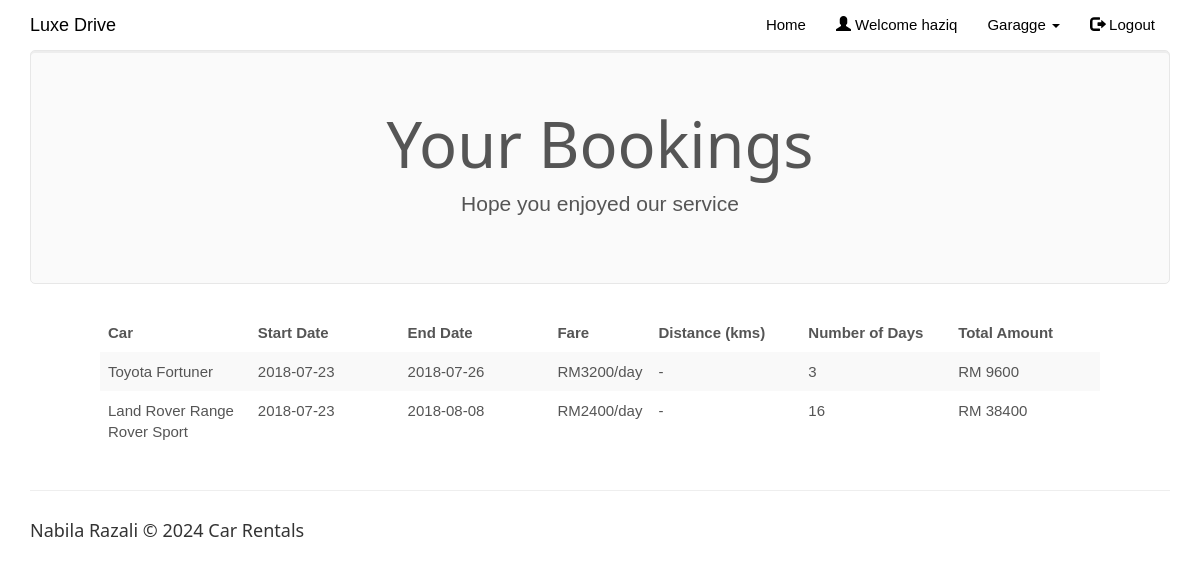
The page /mybookings.php (signed in) on the database its author committed.
### tables this page shows
CREATE TABLE `rentedcars` (
  `id` int NOT NULL,
  `customer_username` varchar(50) NOT NULL,
  `car_id` int NOT NULL,
  `driver_id` int NOT NULL,
  `booking_date` date NOT NULL,
  `rent_start_date` date NOT NULL,
  `rent_end_date` date NOT NULL,
  `car_return_date` date DEFAULT NULL,
  `fare` double NOT NULL,
  `charge_type` varchar(25) NOT NULL DEFAULT 'days',
  `distance` double DEFAULT NULL,
  `no_of_days` int DEFAULT NULL,
  `total_amount` double DEFAULT NULL,
  `return_status` varchar(10) NOT NULL
);

CREATE TABLE `cars` (
  `car_id` int NOT NULL,
  `car_name` varchar(50) NOT NULL,
  `car_nameplate` varchar(50) NOT NULL,
  `car_img` varchar(50) DEFAULT 'NA',
  `ac_price` float NOT NULL,
  `non_ac_price` float NOT NULL,
  `ac_price_per_day` float NOT NULL,
  `non_ac_price_per_day` float NOT NULL,
  `car_availability` varchar(10) NOT NULL
);

### mybookings.php (the view, shortened to what this page needs)
<!DOCTYPE html>
<html>
<?php
$conn = Connect();
?>
<head>
<link rel="stylesheet" href="assets/bootstrap/css/bootstrap.min.css">
<link rel="stylesheet" href="assets/fonts/font-awesome.min.css">
    <link rel="stylesheet" href="assets/w3css/w3.css">
<link rel="stylesheet" type="text/css" href="assets/css/customerlogin.css">
<link rel="stylesheet" type="text/css" media="screen" href="assets/css/clientpage.css" />
</head>
<body id="page-top" data-spy="scroll" data-target=".navbar-fixed-top">
    <nav class="navbar navbar-custom navbar-fixed-top" role="navigation" style="color: black">
        <div class="container">
            <div class="navbar-header">
                <a class="navbar-brand page-scroll" href="index.php">
                   Luxe Drive </a>
            </div>
            <?php
                if(isset($_SESSION['login_client'])){
            ?>
            <div class="collapse navbar-collapse navbar-right navbar-main-collapse">
                <ul class="nav navbar-nav">
                    <li>
                        <a href="index.php">Home</a>
                    </li>
                    <li>
                        <a href="#"><span class="glyphicon glyphicon-user"></span> Welcome <?php echo $_SESSION['login_client']; ?></a>
                    </li>
                    <li>
                    <ul class="nav navbar-nav navbar-right">
            <li><a href="#" class="dropdown-toggle active" data-toggle="dropdown" role="button" aria-haspopup="true" aria-expanded="false"><span class="glyphicon glyphicon-user"></span> Control Panel <span class="caret"></span> </a>
                <ul class="dropdown-menu">
              <li> <a href="entercar.php">Add Car</a></li>
              <li> <a href="enterdriver.php"> Add Driver</a></li>
              <li> <a href="clientview.php">View</a></li>
            </ul>
            </li>
          </ul>
                    </li>
                    <li>
                        <a href="logout.php"><span class="glyphicon glyphicon-log-out"></span> Logout</a>
                    </li>
                </ul>
            </div>
            <?php
                }
                else if (isset($_SESSION['login_customer'])){
            ?>
            <div class="collapse navbar-collapse navbar-right navbar-main-collapse">
                <ul class="nav navbar-nav">
                    <li>
                        <a href="index.php">Home</a>
                    </li>
                    <li>
                        <a href="#"><span class="glyphicon glyphicon-user"></span> Welcome <?php echo $_SESSION['login_customer']; ?></a>
                    </li>
                    <ul class="nav navbar-nav">
            <li><a href="#" class="dropdown-toggle active" data-toggle="dropdown" role="button" aria-haspopup="true" aria-expanded="false"> Garagge <span class="caret"></span> </a>
            </li>
          </ul>
                    <li>
                        <a href="logout.php"><span class="glyphicon glyphicon-log-out"></span> Logout</a>
                    </li>
                </ul>
            </div>
                <?php   }
                ?>
        </div>
    </nav>
<?php $login_customer = $_SESSION['login_customer'];
    $sql1 = "SELECT * FROM rentedcars rc, cars c
    WHERE rc.customer_username='$login_customer' AND c.car_id=rc.car_id AND rc.return_status='R'";
    $result1 = $conn->query($sql1);
    if (mysqli_num_rows($result1) > 0) {
?>
<div class="container">
      <div class="jumbotron">
        <h1 class="text-center">Your Bookings</h1>
        <p class="text-center"> Hope you enjoyed our service </p>
      </div>
    </div>
    <div class="table-responsive" style="padding-left: 100px; padding-right: 100px;" >
<table class="table table-striped">
  <thead class="thead-dark">
<tr>
<th width="15%">Car</th>
<th width="15%">Start Date</th>
<th width="15%">End Date</th>
<th width="10%">Fare</th>
<th width="15%">Distance (kms)</th>
<th width="15%">Number of Days</th>
<th width="15%">Total Amount</th>
</tr>
</thead>
<?php
        while($row = mysqli_fetch_assoc($result1)) {
?>
<tr>
<td><?php echo $row["car_name"]; ?></td>
<td><?php echo $row["rent_start_date"] ?></td>
<td><?php echo $row["rent_end_date"]; ?></td>
<td>RM<?php
            if($row["charge_type"] == "days"){
                    echo ($row["fare"] . "/day");
                } else {
                    echo ($row["fare"] . "/km");
                }
            ?></td>
<td><?php  if($row["charge_type"] == "days"){
                    echo ("-");
                } else {
                    echo ($row["distance"]);
                } ?></td>
<td><?php echo $row["no_of_days"]; ?> </td>
<td>RM <?php echo $row["total_amount"]; ?></td>
</tr>
<?php        } ?>
                </table>
                </div>
            <?php
        } ?>
</body>
<footer class="site-footer">
        <div class="container">
            <hr>
            <div class="row">
                <div class="col-sm-6">
                    <h5> Nabila Razali © <?php echo date("Y"); ?> Car Rentals</h5>
                </div>
            </div>
        </div>
    </footer>
</html>

### assets/w3css/w3.css (style rules this page uses)
*,*:before,*:after { box-sizing:inherit }
html { -ms-text-size-adjust:100%;-webkit-text-size-adjust:100% }
body { margin:0 }
article,aside,details,figcaption,figure,footer,header,main,menu,nav,section,summary { display:block }
a { background-color:transparent;-webkit-text-decoration-skip:objects }
hr { box-sizing:content-box;height:0;overflow:visible }
html,body { font-family:Verdana,sans-serif;font-size:15px;line-height:1.5 }
html { overflow-x:hidden }
h1 { font-size:36px }
h5 { font-size:18px }
h1,h2,h3,h4,h5,h6 { font-family:"Segoe UI",Arial,sans-serif;font-weight:400;margin:10px 0 }
hr { border:0;border-top:1px solid #eee;margin:20px 0 }
a { color:inherit }

### assets/css/customerlogin.css (style rules this page uses)
body, html { height: 100%; }
body { padding-top: 50px; background-size: 100%; }
footer { display: block; }

### rows shown on the page
rentedcars: car.car_name "Toyota Fortuner", rent_start_date "2018-07-23", rent_end_date "2018-07-26", fare "3200", no_of_days "3", total_amount "9600"
rentedcars: car.car_name "Land Rover Range Rover Sport", rent_start_date "2018-07-23", rent_end_date "2018-08-08", fare "2400", no_of_days "16", total_amount "38400"

### other values the page prints
$_SESSION['login_customer'] "haziq"
